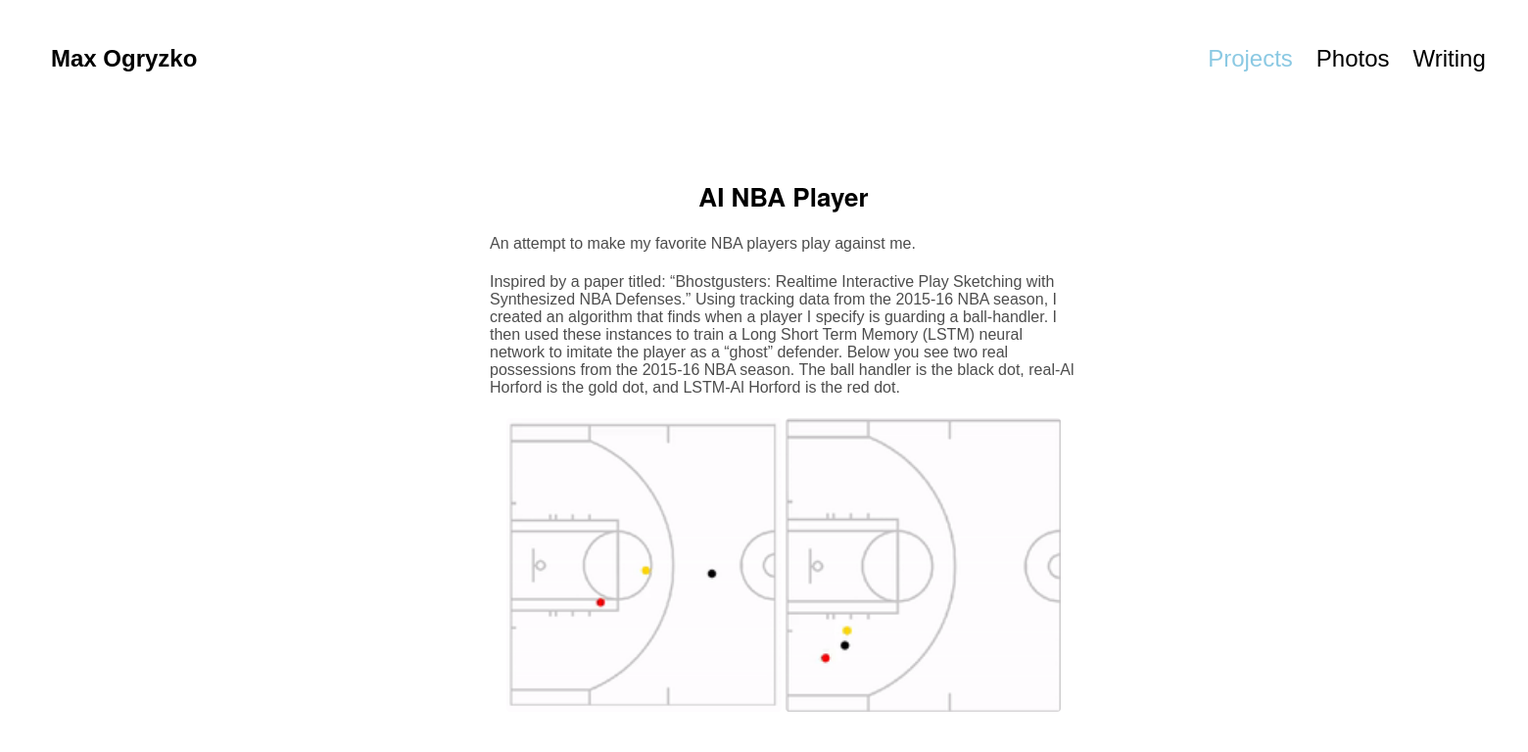
/projects/basketball-game/, run on the app's committed database.
### projects/models.py (models this page shows, shortened)
class Project(models.Model):
	title = models.CharField(max_length=100)
	main_img = models.ImageField(blank=True)
	image2 = models.ImageField(blank=True)
	image3 = models.ImageField(blank=True)
	image4 = models.ImageField(blank=True)
	slug = models.SlugField()
	teaser = models.TextField()
	description = models.TextField(blank=True)
	date = models.DateTimeField(auto_now_add=True)

### projects/views.py (the view)
# urls.py: path('<slug:slug>/', views.projects_detail, name="project"),
def projects_detail(request, slug):
	project = Project.objects.get(slug=slug)
	return render(request, 'projects/project_detail.html',  {'project': project})

### projects/templates/projects/project_detail.html (shortened to what this page needs)
{% extends "base.html" %}
{% load static %}
{% block right_headers %}
	<li><a href="https://mangoprism.com/author/mogryz/">Writing</a></li>
	<li><a href="{% url 'photos' %}">Photos</a></li>
	<li><a class="active" href="{% url 'projects' %}">Projects</a></li>
{% endblock %}
{% block content %}
	<div class="project_list_container">
		<div class="project_list">
			<div class="project_description_container">
				<div id="description" class="details">
					<h2 class="project_detail_title">{{ project.title }}</h2>
					<h4 class="project_description">{{ project.teaser }}</h4>
					<h4 class="project_description">{{ project.description }}</h4>
					<img id="{{ project.slug }}" src="{{ project.main_img.url }}"></img>
					{% if project.image2 %}
						<img src="{{ project.image2.url }}"></img>
					{% endif %}
				</div>
			</div>
		</div>
	</div>
{% endblock %}

### static/styles.css (style rules this page uses)
:root { --top-border: 100px; }
.background-img { height: 100%; width: 100%; display: block; margin: 0 auto; z-index: 0; }
.background-img::after { background: url('https://cdn.cnn.com/cnnnext/dam/assets/170612142756-02-best-of-iceland.jpg'); background-repeat: no-repeat; background-attachment: fixed; content: ""; opacity: 0.5; position: fixed; top: 0; bottom: 0; right: 0; left: 0; z-index: -1; }
.header li { float: right; }
.header a { font-family: sans-serif; font-size: 24px; font-weight: normal; color: rgb(0, 0, 0); padding: 12px; text-decoration: none; }
.header a.active { color: rgba(23, 147, 200, 0.5); }
.project_list_container { text-align: center; padding-top: var(--top-border); padding-bottom: 20px }
.project_list { border-radius: 4px; display: inline-block; width: 200vh; height: auto; }
.project_detail_title { text-align: center; text-decoration: none; font-family: Helvetica Neue, Helvetica, Arial, sans-serif; font-weight: bold; font-size: 26px; color: rgba(0,0,0,1); }
.project_description { font-family: sans-serif; font-size: 16px; text-align: left; font-weight: normal; color: rgba(0,0,0,0.7); }
.details { width: auto; min-width: 600px; height: auto; overflow: hidden; border-radius: 4px; display: inline-block; clear:left; padding-bottom: 10px; padding-left: 20px; padding-right: 20px; background-color: rgba(255,255,255,0.9); }
.details img { width: auto; height: 300px; border-radius: 4px; text-align: left; }
#description,#img1,#img2,#img3,#img4,#img5,#img6,#img7,#img8 { width: 640px; height: auto; }

### data on the page
Project: title "AI NBA Player", teaser "An attempt to make my favorite NBA players play against me.", description "Inspired by a paper titled: “Bhostgusters: Realtime Interactive Play Sketching with Synthesized NBA Defenses.” Using tracking data from the 2015-16 NBA season, I created an algorithm that finds when a player I specify is guarding a ball-handler. I then used these instances to train a Long Short Term Memory (LSTM) neural network to imitate the player as a “ghost” defender. Below you see two real possessions from the 2015-16 NBA season. The ball handler is the black dot, real-Al Horford is the gold dot, and LSTM-Al Horford is the red dot.", main_img (picture), image2 (picture)
